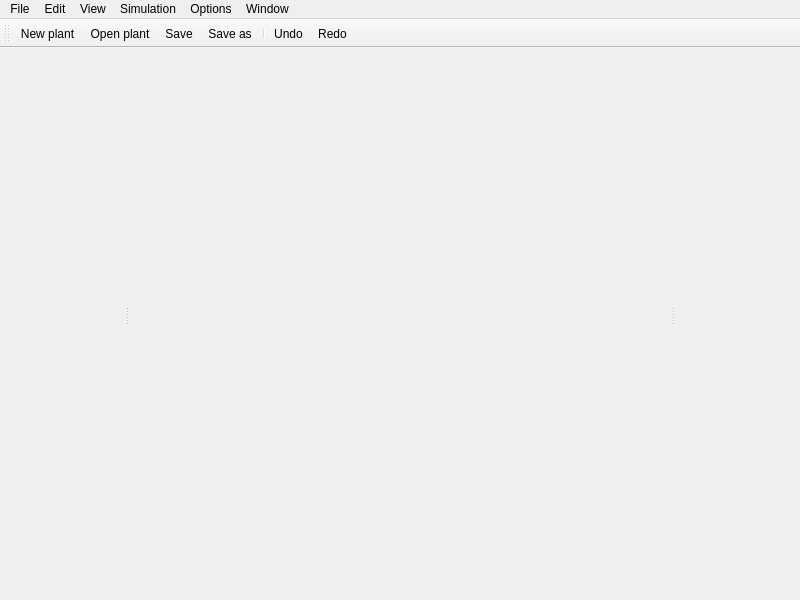
<?xml version="1.0" encoding="UTF-8"?>
<ui version="4.0">
 <class>MainWindow</class>
 <widget class="QMainWindow" name="MainWindow">
  <property name="geometry">
   <rect>
    <x>0</x>
    <y>0</y>
    <width>800</width>
    <height>600</height>
   </rect>
  </property>
  <property name="windowTitle">
   <string>PlantComposer</string>
  </property>
  <widget class="QWidget" name="centralwidget">
   <property name="sizePolicy">
    <sizepolicy hsizetype="Expanding" vsizetype="Expanding">
     <horstretch>0</horstretch>
     <verstretch>0</verstretch>
    </sizepolicy>
   </property>
   <property name="minimumSize">
    <size>
     <width>200</width>
     <height>500</height>
    </size>
   </property>
  </widget>
  <widget class="QMenuBar" name="menubar">
   <property name="geometry">
    <rect>
     <x>0</x>
     <y>0</y>
     <width>800</width>
     <height>24</height>
    </rect>
   </property>
   <widget class="QMenu" name="menuFile">
    <property name="title">
     <string>File</string>
    </property>
    <addaction name="actionNew_plant"/>
    <addaction name="actionOpen_plant"/>
    <addaction name="actionSave_plant"/>
    <addaction name="actionSave_as"/>
   </widget>
   <widget class="QMenu" name="menuEdit">
    <property name="title">
     <string>Edit</string>
    </property>
    <addaction name="actionUndo"/>
    <addaction name="actionRedo"/>
   </widget>
   <widget class="QMenu" name="menuView">
    <property name="title">
     <string>View</string>
    </property>
    <addaction name="actionShow_library"/>
   </widget>
   <widget class="QMenu" name="menuSimulation">
    <property name="title">
     <string>Simulation</string>
    </property>
    <addaction name="actionStart"/>
    <addaction name="actionStop"/>
   </widget>
   <widget class="QMenu" name="menuOptions">
    <property name="title">
     <string>Options</string>
    </property>
    <addaction name="actionSettings"/>
   </widget>
   <widget class="QMenu" name="menuWindow">
    <property name="title">
     <string>Window</string>
    </property>
    <addaction name="actionArange"/>
   </widget>
   <addaction name="menuFile"/>
   <addaction name="menuEdit"/>
   <addaction name="menuView"/>
   <addaction name="menuSimulation"/>
   <addaction name="menuOptions"/>
   <addaction name="menuWindow"/>
  </widget>
  <widget class="QStatusBar" name="statusbar">
   <property name="sizeGripEnabled">
    <bool>false</bool>
   </property>
  </widget>
  <widget class="QDockWidget" name="leftDock">
   <property name="sizePolicy">
    <sizepolicy hsizetype="Preferred" vsizetype="Expanding">
     <horstretch>0</horstretch>
     <verstretch>0</verstretch>
    </sizepolicy>
   </property>
   <property name="minimumSize">
    <size>
     <width>124</width>
     <height>500</height>
    </size>
   </property>
   <property name="acceptDrops">
    <bool>true</bool>
   </property>
   <property name="autoFillBackground">
    <bool>false</bool>
   </property>
   <property name="floating">
    <bool>false</bool>
   </property>
   <property name="features">
    <set>QDockWidget::DockWidgetFeature::NoDockWidgetFeatures</set>
   </property>
   <property name="allowedAreas">
    <set>Qt::DockWidgetArea::LeftDockWidgetArea</set>
   </property>
   <property name="windowTitle">
    <string notr="true"/>
   </property>
   <attribute name="dockWidgetArea">
    <number>1</number>
   </attribute>
   <widget class="QWidget" name="leftDockContent">
    <property name="sizePolicy">
     <sizepolicy hsizetype="Expanding" vsizetype="Expanding">
      <horstretch>0</horstretch>
      <verstretch>0</verstretch>
     </sizepolicy>
    </property>
    <layout class="QVBoxLayout" name="verticalLayout"/>
   </widget>
  </widget>
  <widget class="QDockWidget" name="rightDock">
   <property name="sizePolicy">
    <sizepolicy hsizetype="Preferred" vsizetype="Expanding">
     <horstretch>0</horstretch>
     <verstretch>0</verstretch>
    </sizepolicy>
   </property>
   <property name="minimumSize">
    <size>
     <width>124</width>
     <height>500</height>
    </size>
   </property>
   <property name="acceptDrops">
    <bool>true</bool>
   </property>
   <property name="layoutDirection">
    <enum>Qt::LayoutDirection::RightToLeft</enum>
   </property>
   <property name="autoFillBackground">
    <bool>false</bool>
   </property>
   <property name="floating">
    <bool>false</bool>
   </property>
   <property name="features">
    <set>QDockWidget::DockWidgetFeature::NoDockWidgetFeatures</set>
   </property>
   <property name="allowedAreas">
    <set>Qt::DockWidgetArea::RightDockWidgetArea</set>
   </property>
   <property name="windowTitle">
    <string notr="true"/>
   </property>
   <attribute name="dockWidgetArea">
    <number>2</number>
   </attribute>
   <widget class="QWidget" name="rightDockContent">
    <property name="sizePolicy">
     <sizepolicy hsizetype="Expanding" vsizetype="Expanding">
      <horstretch>0</horstretch>
      <verstretch>0</verstretch>
     </sizepolicy>
    </property>
    <property name="layoutDirection">
     <enum>Qt::LayoutDirection::LeftToRight</enum>
    </property>
    <layout class="QVBoxLayout" name="verticalLayout_2"/>
   </widget>
  </widget>
  <widget class="QToolBar" name="toolBar">
   <property name="sizePolicy">
    <sizepolicy hsizetype="Expanding" vsizetype="Fixed">
     <horstretch>0</horstretch>
     <verstretch>0</verstretch>
    </sizepolicy>
   </property>
   <property name="maximumSize">
    <size>
     <width>16777215</width>
     <height>32</height>
    </size>
   </property>
   <property name="windowTitle">
    <string>toolBar</string>
   </property>
   <property name="iconSize">
    <size>
     <width>22</width>
     <height>22</height>
    </size>
   </property>
   <property name="toolButtonStyle">
    <enum>Qt::ToolButtonStyle::ToolButtonIconOnly</enum>
   </property>
   <property name="floatable">
    <bool>false</bool>
   </property>
   <attribute name="toolBarArea">
    <enum>TopToolBarArea</enum>
   </attribute>
   <attribute name="toolBarBreak">
    <bool>false</bool>
   </attribute>
   <addaction name="actionNew_plant"/>
   <addaction name="actionOpen_plant"/>
   <addaction name="actionSave_plant"/>
   <addaction name="actionSave_as"/>
   <addaction name="separator"/>
   <addaction name="actionUndo"/>
   <addaction name="actionRedo"/>
  </widget>
  <action name="actionNew_plant">
   <property name="icon">
    <iconset theme="QIcon::ThemeIcon::DocumentNew"/>
   </property>
   <property name="text">
    <string>New plant</string>
   </property>
  </action>
  <action name="actionOpen_plant">
   <property name="icon">
    <iconset theme="QIcon::ThemeIcon::DocumentOpen"/>
   </property>
   <property name="text">
    <string>Open plant</string>
   </property>
  </action>
  <action name="actionSave_plant">
   <property name="icon">
    <iconset theme="QIcon::ThemeIcon::DocumentSave"/>
   </property>
   <property name="text">
    <string>Save</string>
   </property>
  </action>
  <action name="actionSave_as">
   <property name="icon">
    <iconset theme="QIcon::ThemeIcon::DocumentSaveAs"/>
   </property>
   <property name="text">
    <string>Save as</string>
   </property>
  </action>
  <action name="actionUndo">
   <property name="icon">
    <iconset theme="QIcon::ThemeIcon::EditUndo"/>
   </property>
   <property name="text">
    <string>Undo</string>
   </property>
  </action>
  <action name="actionRedo">
   <property name="icon">
    <iconset theme="QIcon::ThemeIcon::EditRedo"/>
   </property>
   <property name="text">
    <string>Redo</string>
   </property>
  </action>
  <action name="actionShow_library">
   <property name="text">
    <string>Show library</string>
   </property>
  </action>
  <action name="actionStart">
   <property name="text">
    <string>Start</string>
   </property>
  </action>
  <action name="actionStop">
   <property name="text">
    <string>Stop</string>
   </property>
  </action>
  <action name="actionSettings">
   <property name="text">
    <string>Settings</string>
   </property>
  </action>
  <action name="actionArange">
   <property name="text">
    <string>Arange</string>
   </property>
  </action>
 </widget>
 <resources/>
 <connections/>
</ui>
